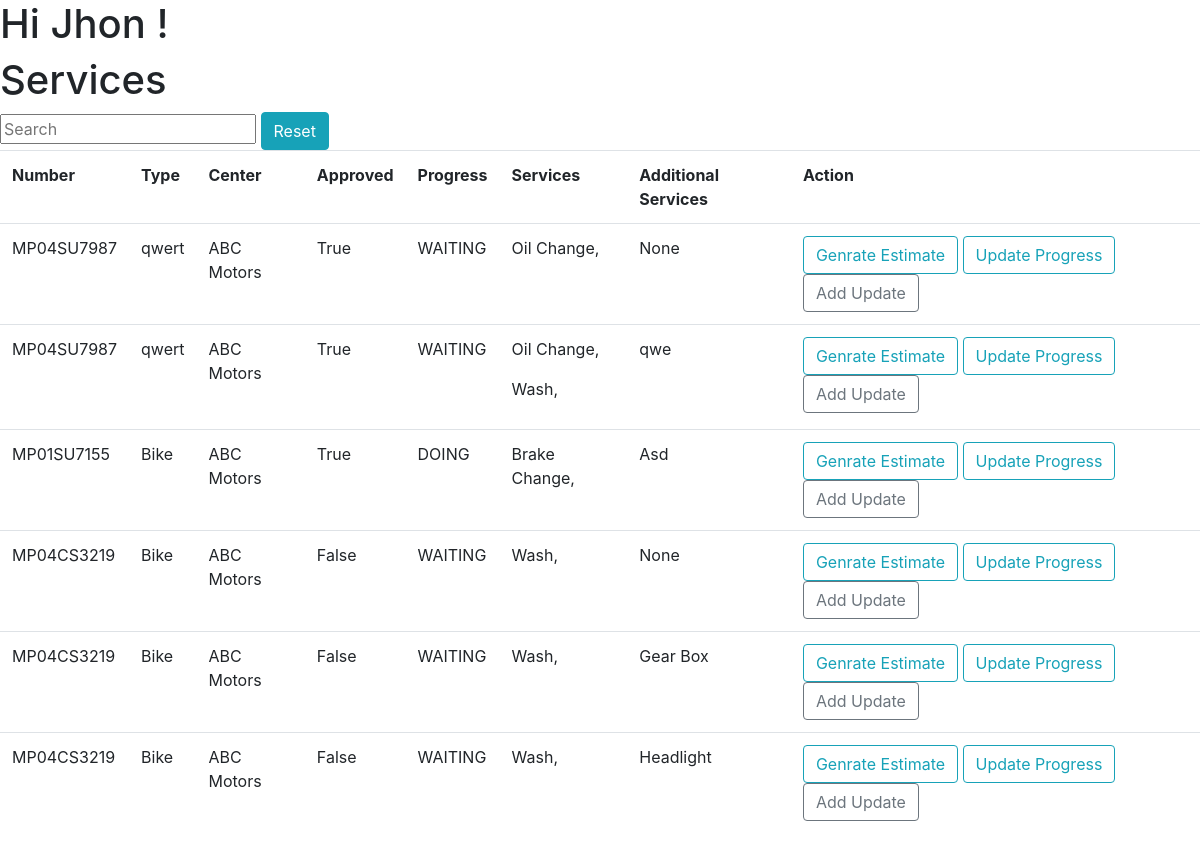
Before: /services/list/ (signed in) with the older database file.
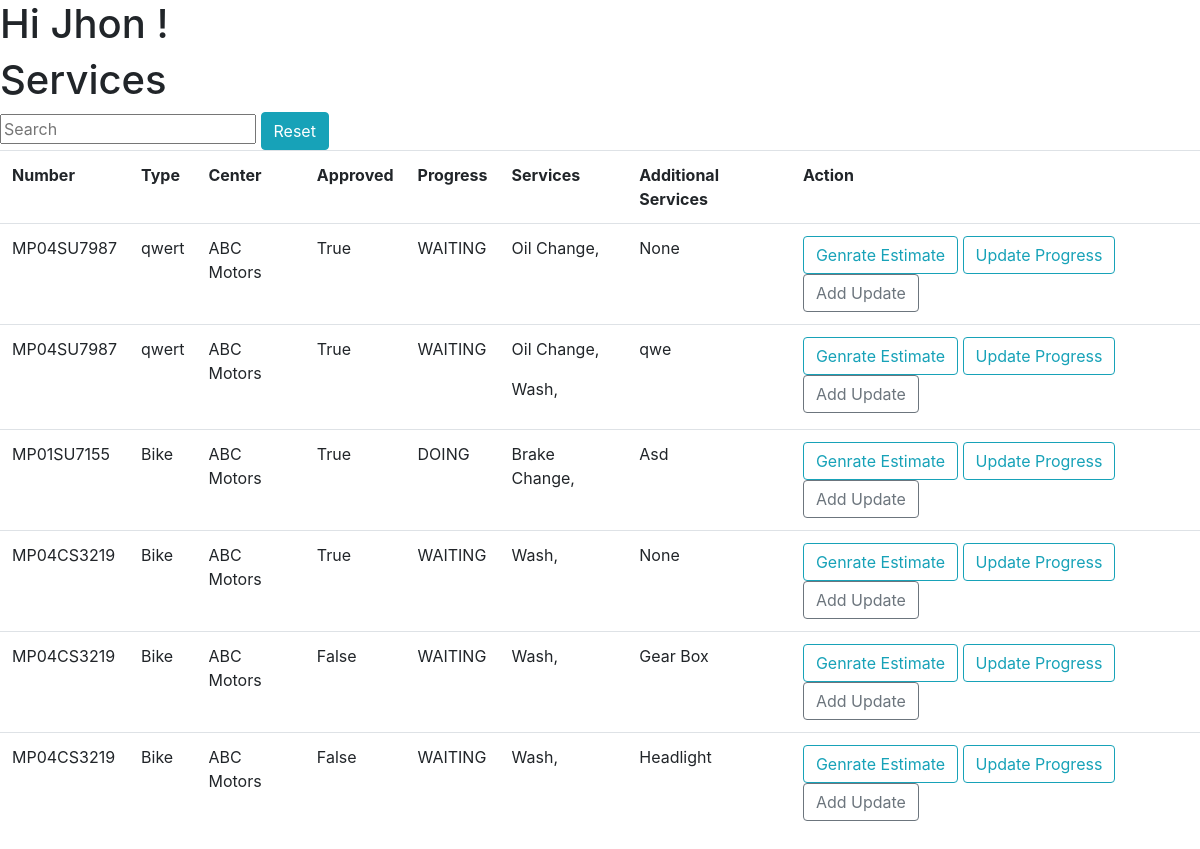
After: the same page with the newer database file.
### ERP/models.py (models this page shows, shortened)
class Service(models.Model):
    class Progress(models.TextChoices):
        WAITING = 'WAITING' , 'Waiting'
        DOING = 'DOING' , 'Doing'
    vehical = models.ForeignKey(Vehical , on_delete=models.SET_NULL, blank=True , null= True)
    center = models.ForeignKey(Center , on_delete=models.SET_NULL , null=True , blank= True)
    services = models.ManyToManyField(CenterServices)
    progress = models.CharField(max_length=20 , choices=Progress.choices , default= Progress.WAITING)
    additional_services = models.CharField(max_length=200 ,default = None)
    additional_services_cost = models.IntegerField(default=0)
    is_approved = models.BooleanField(default=False)
    def __str__(self) -> str:
        return str(self.vehical.number) + ' - ' + str(self.center.name)

class Vehical(models.Model):
    customer = models.ForeignKey(Customer , on_delete=models.CASCADE)
    number = models.CharField(max_length=20 , unique= True)
    type = models.CharField(max_length=20)

### Franchise/models.py (models this page shows, shortened)
class Center(models.Model):
    name = models.CharField(max_length=100)
    location = models.ForeignKey(Location , null=True , blank= True , on_delete= models.SET_NULL)

### account/decorators.py (the view)
        def wrapper(request , *args, **kwargs):
            group = None
            role = request.user.role
            print(role)
            if role in allowed_roles:
                return view_func(request , *args, **kwargs)
            else :
                print('User Not allowed')
                return redirect('unauth_page')

### ERP/views.py (called while the page is built)
@login_required(login_url= 'login_page')
@allowed_users(allowed_roles=[User.Role.EMPLOYEE,User.Role.ADMIN])
def employee_service_list(request):
    context = {}
    employee = Employee.objects.get(user = request.user )
    services = list(Service.objects.filter(center = employee.center))
    print(services)
    context['services'] = services
    return render(request , 'ERP/service/employee_list.html', context)

### templates/ERP/service/employee_list.html (shortened to what this page needs)
{% extends 'ERP/base.html' %}
{% load static %}
{% block content %}
<h1>Hi {{request.user}} !</h1>
<h1>Services</h1>
{% include 'ERP/search_widget.html' %}
<table id="myTable" class = 'table'>
    <tr>
        <th>Number</th>
        <th>Type</th>
        <th>Center</th>
        <th>Approved</th>
        <th>Progress</th>
        <th>Services</th>
        <th>Additional Services</th>
        <th>Action</th>
        </tr>
        {% for service in services %}
        <tr>
            <td>{{service.vehical.number}}</td>
            <td>{{service.vehical.type}}</td>
            <td>{{service.center.name}}</td>
            <td>{{service.is_approved}}</td>
            <td>{{service.progress}}</td>
            <td>
                {% for ser in service.services.all %}
            <p>{{ser.name}},</p>
                    {% endfor %}
            </td>
            <td>{{service.additional_services}}</td>
            <td>
                <a class="btn btn-outline-info" href="{% url 'genrate_estimate' service.id %}">Genrate Estimate</a>
                <a class="btn btn-outline-info" href="{% url 'progress_update_page' service.id %}">Update Progress</a>
                <a class="btn btn-outline-secondary" href="{% url 'employee_service_update_page' service.id %}">Add Update</a>
            </td>
        </tr>
        {% endfor %}
        </table>
{% endblock %}

Changed rows visible on the page:
changed Service (number 4 of 6 on the later page): is_approved "False" → "True"
